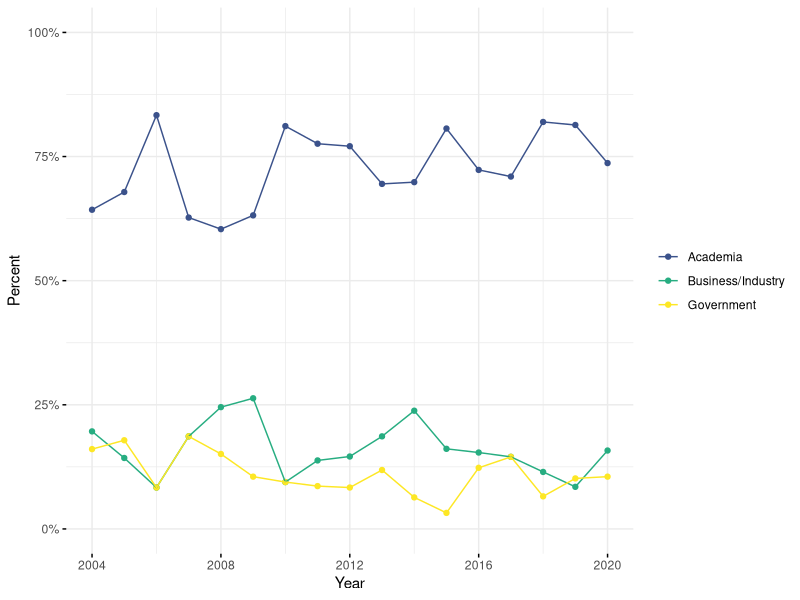
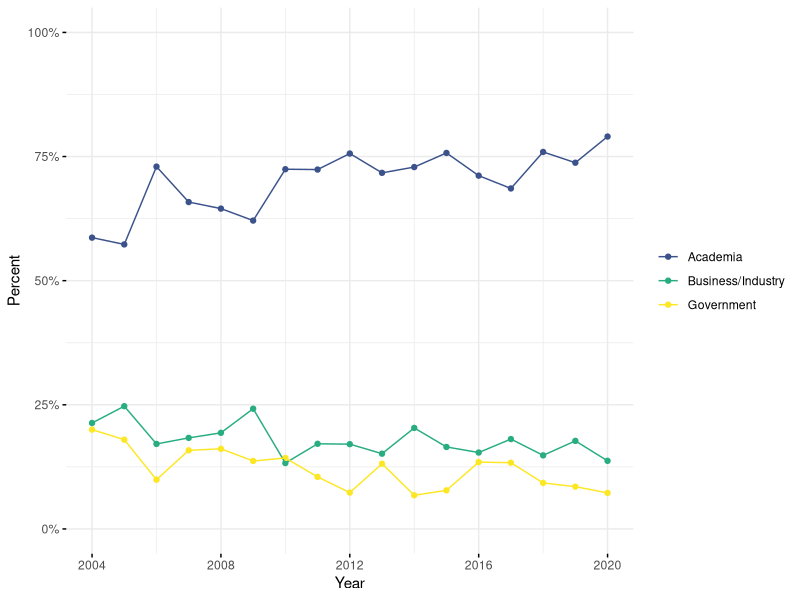
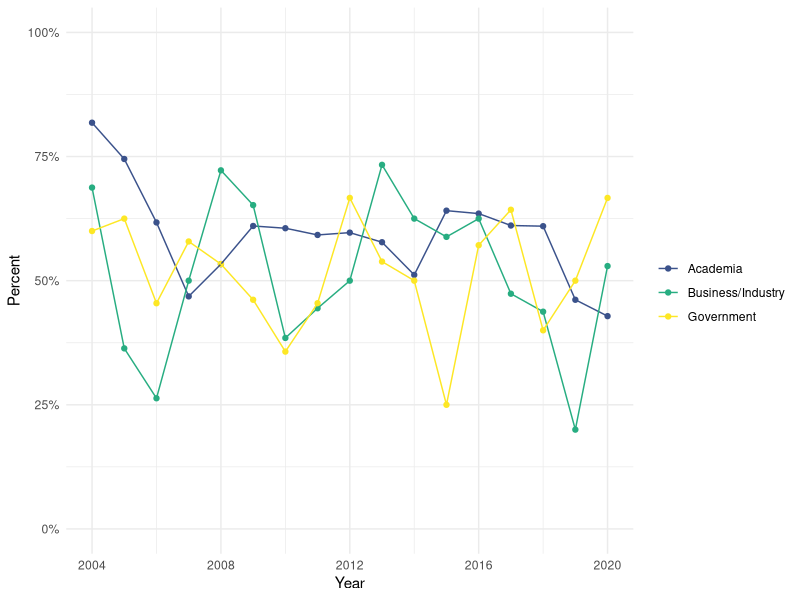
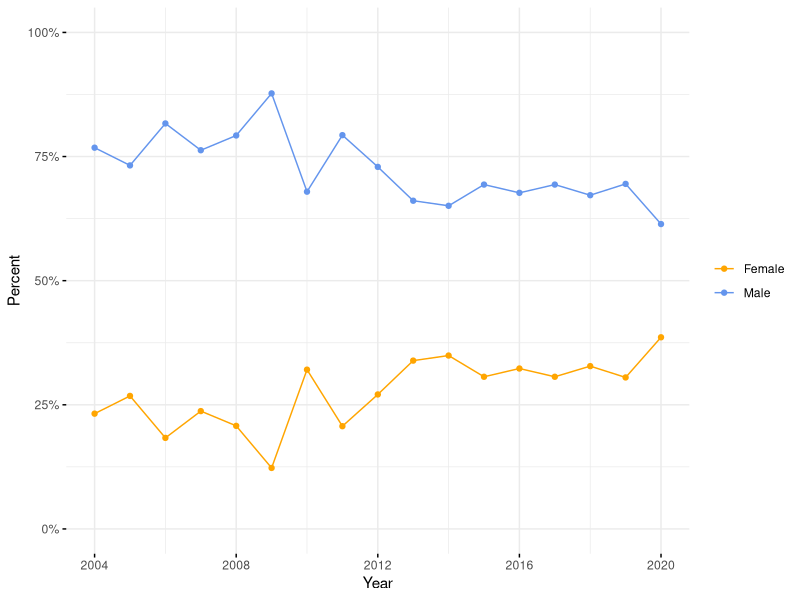
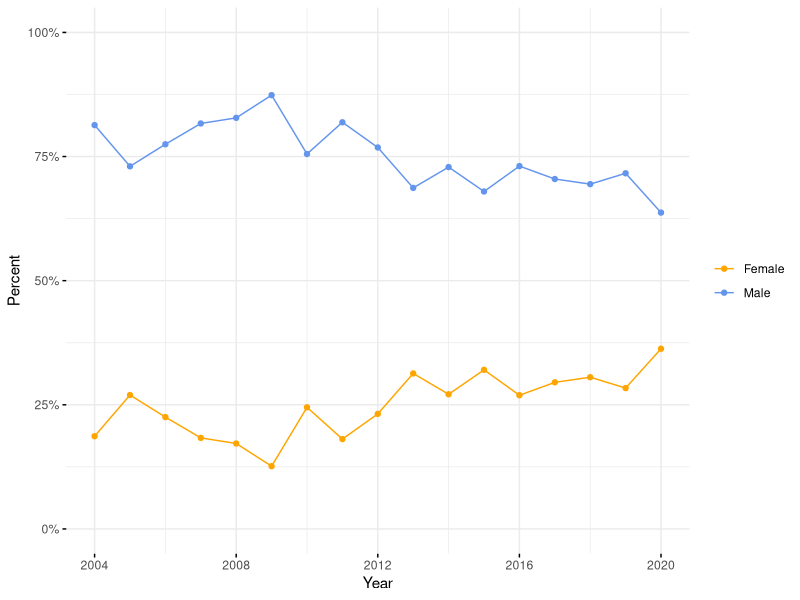
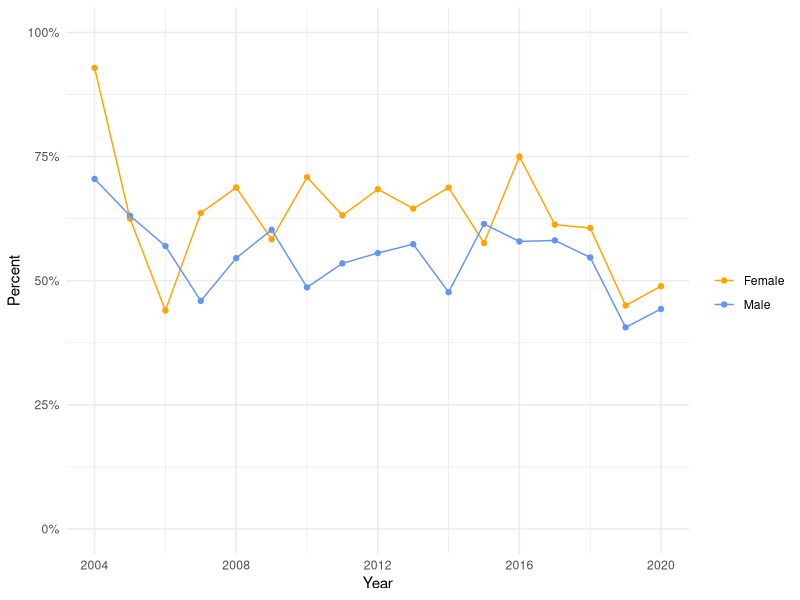
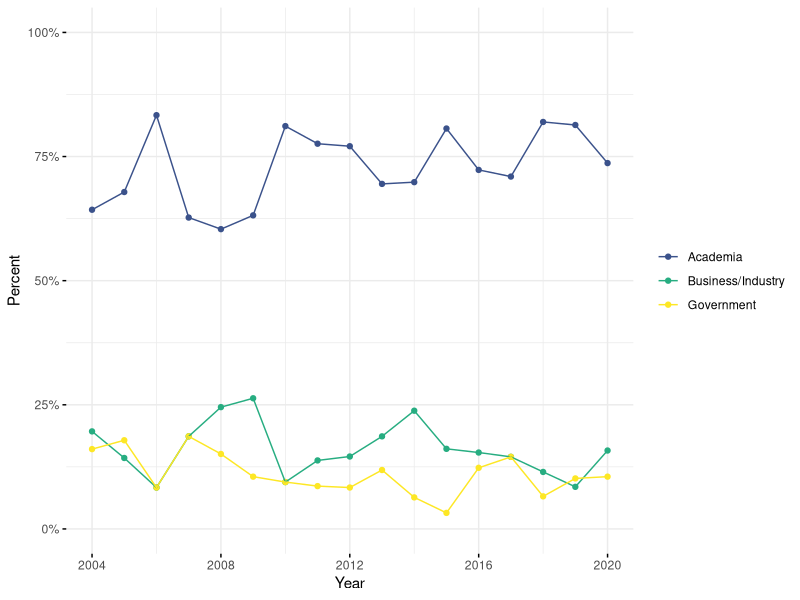
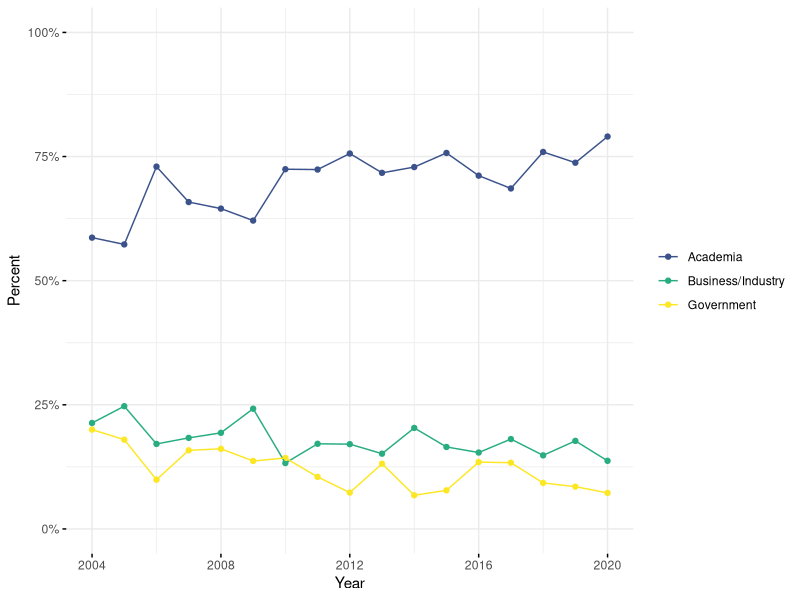

The R script that drew these images, in order:
## Figures
library(tidyverse)

n_industry <- read_csv("data/nominees_industry.csv",
                       col_types = cols(
                         year = col_double(),
                         academe = col_double(),
                         industry = col_double(),
                         government = col_double()
                       )
)
n_industry <- n_industry %>%
  select(year, Academia = academe, `Business/Industry` = industry, Government = government) %>%
  pivot_longer(-year, names_to = "industry", values_to = "count")

fellow_industry <- read_csv("data/new_fellows_industry.csv",
                            col_types = cols(
                              year = col_double(),
                              academe = col_double(),
                              industry = col_double(),
                              government = col_double()
                            )
)
fellow_industry <- fellow_industry %>%
  select(year, Academia = academe, `Business/Industry` = industry, Government = government) %>%
  pivot_longer(-year, names_to = "industry", values_to = "count") 

fellow_industry %>%
  group_by(year) %>%
  mutate(pct = count/sum(count)) %>%
  ggplot(aes(x = year, y = pct, color = industry)) +
  geom_point() + 
  geom_line() +
  scale_y_continuous("Percent", limits = c(0, 1), labels = scales::percent) + 
  scale_color_manual(name = "Employment sector",
                     values = c("#3B528BFF", "#27AD81FF", "#FDE725FF")) +
  scale_x_continuous("Year", breaks = c(2004, 2008, 2012, 2016, 2020)) +
  theme_minimal() +
  theme(axis.ticks = element_line(),
        legend.title = element_blank()) 

ggsave("figures/fig-1.png")

n_industry %>%
  group_by(year) %>%
  mutate(pct = count/sum(count)) %>%
  ggplot(aes(x = year, y = pct, color = industry)) +
  geom_point() + 
  geom_line() +
  scale_y_continuous("Percent", limits = c(0, 1), labels = scales::percent) + 
  scale_color_manual(name = "Employment sector",
                     values = c("#3B528BFF", "#27AD81FF", "#FDE725FF")) +
  scale_x_continuous("Year", breaks = c(2004, 2008, 2012, 2016, 2020)) +
  theme_minimal() +
  theme(axis.ticks = element_line(),
        legend.title = element_blank()) 

ggsave("figures/fig-2.png", width = 7, height = 3)

left_join(n_industry, fellow_industry, by = c("year", "industry")) %>%
  mutate(pct = count.y / count.x) %>%
  ggplot(aes(x = year, y = pct, group = industry, color = industry)) + 
  geom_point() + 
  geom_line() +
  scale_y_continuous("Percent", labels = scales::percent, limits = c(0, 1)) +
  scale_x_continuous("Year", breaks = c(2004, 2008, 2012, 2016, 2020)) +
  scale_color_viridis_d(name = "", begin = 0.25) +
  theme_minimal() 

ggsave("figures/fig-3.png", width = 7, height = 3)



fellow_gender <- read_csv("data/new_fellows_gender.csv",
                          col_names = c("year", "Female", "Male"),
                          col_types = cols(
                            year = col_double(),
                            Female = col_double(),
                            Male = col_double()
                          ))
n_gender <- read_csv("data/nominees_gender.csv",
                     col_names = c("year", "Female", "Male"),
                     col_types = cols(
                       year = col_double(),
                       Female = col_double(),
                       Male = col_double()
                     ))

n_gender <- n_gender %>%
  pivot_longer(-year, names_to = "gender", values_to = "count")

fellow_gender <- fellow_gender %>%
  pivot_longer(-year, names_to = "gender", values_to = "count")

fellow_gender %>%
  filter(year > 2003) %>%
  group_by(year) %>%
  mutate(pct = count/sum(count)) %>%
  ggplot(aes(x = year, y = pct, color = gender)) +
  geom_point() + 
  geom_line() +
  scale_y_continuous("Percent", limits = c(0, 1), labels = scales::percent) + 
  scale_color_manual(values = c("orange", "cornflower blue")) +
  scale_x_continuous("Year", breaks = c(2004, 2008, 2012, 2016, 2020)) +
  theme_minimal() +
  theme(axis.ticks = element_line(),
        legend.title = element_blank()) 

ggsave("figures/fig-4.png", width = 7, height = 3)

n_gender %>%
  filter(year > 2003) %>%
  group_by(year) %>%
  mutate(pct = count/sum(count)) %>%
  ggplot(aes(x = year, y = pct, color = gender)) +
  geom_point() + 
  geom_line() +
  scale_y_continuous("Percent", limits = c(0, 1), labels = scales::percent) + 
  scale_color_manual(values = c("orange", "cornflower blue")) +
  scale_x_continuous("Year", breaks = c(2004, 2008, 2012, 2016, 2020)) +
  theme_minimal() +
  theme(axis.ticks = element_line(),
        legend.title = element_blank()) 

ggsave("figures/fig-5.png", width = 7, height = 3)

n_gender %>%
  left_join(fellow_gender, by = c("year", "gender")) %>%
  filter(year > 2003) %>%
  mutate(pct = count.y / count.x) %>%
  ggplot(aes(x = year, y = pct, group = gender, color = gender)) + 
  geom_point() + 
  geom_line() +
  scale_y_continuous("Percent", labels = scales::percent, limits = c(0, 1)) +
  scale_x_continuous("Year", breaks = c(2004, 2008, 2012, 2016, 2020)) +
  scale_color_manual("", values = c("orange", "cornflower blue")) +
  theme_minimal() 

ggsave("figures/fig-6.png", width = 7, height = 3)
